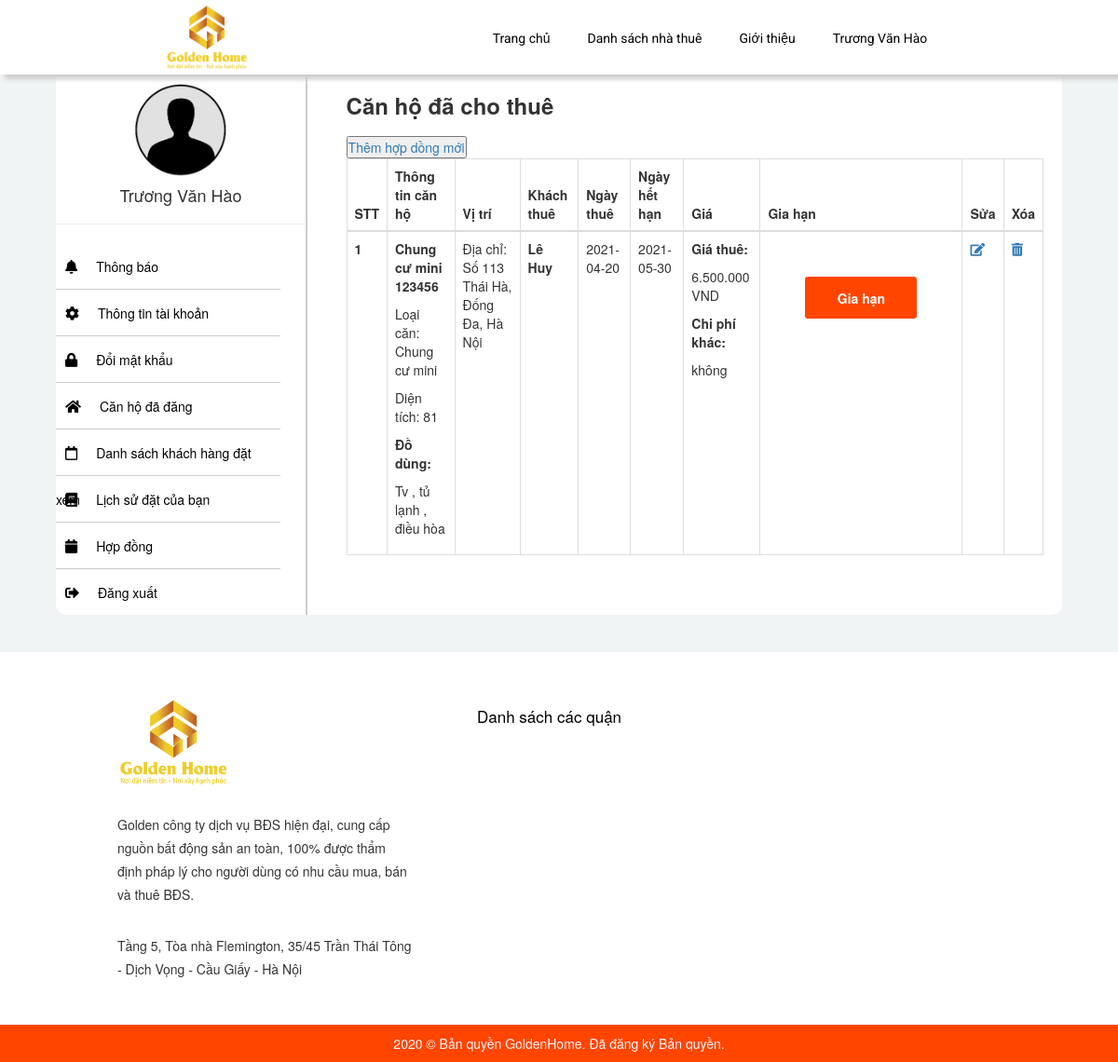
The page /site/index.php?act=hop-dong&ma_tk=12 (signed in) on the database its author committed.
### tables this page shows
CREATE TABLE `hop_dong`  (
  `id` int(11) NOT NULL AUTO_INCREMENT,
  `ma_tk` int(11) NULL DEFAULT NULL,
  `ma_can` int(11) NULL DEFAULT NULL,
  `ten_can_ho` varchar(150) NULL DEFAULT NULL,
  `do_dung` varchar(155) NULL DEFAULT NULL,
  `vi_tri` varchar(155) NULL DEFAULT NULL,
  `chu_nha` varchar(50) NULL DEFAULT NULL,
  `nguoi_thue` varchar(50) NULL DEFAULT NULL,
  `gia_thue` float NULL DEFAULT NULL,
  `dien_tich` float NULL DEFAULT NULL,
  `loai_can` varchar(50) NULL DEFAULT NULL COMMENT 'trong bảng loại căn',
  `chi_phi_khac` varchar(50) NULL DEFAULT NULL,
  `ngay_thue` date NULL DEFAULT NULL,
  `ngay_het_han` date NULL DEFAULT NULL,
  PRIMARY KEY (`id`) USING BTREE,
  INDEX `FK_hop_dong_khach_hang`(`ma_tk`) USING BTREE,
  INDEX `FK_hop_dong_can_ho_2`(`ten_can_ho`) USING BTREE,
  INDEX `FK_hop_dong_can_ho_3`(`vi_tri`) USING BTREE,
  INDEX `FK_hop_dong_khach_hang_2`(`nguoi_thue`) USING BTREE,
  INDEX `FK_hop_dong_can_ho_4`(`gia_thue`) USING BTREE,
  INDEX `FK_hop_dong_can_ho_5`(`dien_tich`) USING BTREE,
  INDEX `FK_hop_dong_loai_can`(`loai_can`) USING BTREE,
  INDEX `ma_can`(`ma_can`) USING BTREE,
  CONSTRAINT `FK_hop_dong_can_ho` FOREIGN KEY (`ma_can`) REFERENCES `can_ho` (`ma_can`) ON DELETE RESTRICT ON UPDATE RESTRICT,
  CONSTRAINT `FK_hop_dong_can_ho_2` FOREIGN KEY (`ten_can_ho`) REFERENCES `can_ho` (`ten_can_ho`) ON DELETE CASCADE ON UPDATE CASCADE,
  CONSTRAINT `FK_hop_dong_can_ho_3` FOREIGN KEY (`vi_tri`) REFERENCES `can_ho` (`dia_chi`) ON DELETE CASCADE ON UPDATE CASCADE,
  CONSTRAINT `FK_hop_dong_can_ho_4` FOREIGN KEY (`gia_thue`) REFERENCES `can_ho` (`gia_thue`) ON DELETE CASCADE ON UPDATE CASCADE,
  CONSTRAINT `FK_hop_dong_can_ho_5` FOREIGN KEY (`dien_tich`) REFERENCES `can_ho` (`dien_tich`) ON DELETE CASCADE ON UPDATE CASCADE,
  CONSTRAINT `FK_hop_dong_khach_hang` FOREIGN KEY (`ma_tk`) REFERENCES `khach_hang` (`ma_tk`) ON DELETE CASCADE ON UPDATE CASCADE,
  CONSTRAINT `FK_hop_dong_khach_hang_2` FOREIGN KEY (`nguoi_thue`) REFERENCES `khach_hang` (`ho_ten`) ON DELETE CASCADE ON UPDATE CASCADE,
  CONSTRAINT `FK_hop_dong_loai_can` FOREIGN KEY (`loai_can`) REFERENCES `loai_can` (`ten_can`) ON DELETE CASCADE ON UPDATE CASCADE
);

CREATE TABLE `loai_can`  (
  `ma_loai` int(12) NOT NULL AUTO_INCREMENT COMMENT 'mã căn hộ',
  `ten_can` varchar(50) NOT NULL COMMENT 'Tên căn hộ',
  PRIMARY KEY (`ma_loai`) USING BTREE,
  INDEX `ten_can`(`ten_can`) USING BTREE
);

### system/database.php (called while the page is built, shortened)
<?php
function getConnection()
{
    $opt = array(PDO::MYSQL_ATTR_INIT_COMMAND => "SET NAMES utf8", PDO::ATTR_ERRMODE => PDO::ERRMODE_EXCEPTION);
    $conn = new PDO('mysql:host=' . HOST_DB . ';dbname=' . NAME_DB, USER_DB, PASS_DB, $opt);
    return $conn;
}
function query($sql)
{
    $conn = getConnection();
    $result = $conn->query($sql);
    return $result;
}
function queryOne($sql)
{
    $conn = getConnection();
    $result = $conn->query($sql);
    $row = $result->fetch(PDO::FETCH_ASSOC);
    return $row;
}

### site/models/home.php (called while the page is built, shortened)
 <?php
require_once('../system/database.php');
 function hopdong($id){
     $sql=" SELECT * FROM hop_dong WHERE ma_tk='$id' ORDER BY id DESC ";
     return query($sql);
 }
function khachhang($id){
    $sql="SELECT * FROM khach_hang WHERE ma_tk='$id'";
    return queryOne($sql);
}
function maloaican($id)
{
    $sql="SELECT * FROM loai_can WHERE ma_loai='$id'";
    return queryOne($sql);
}
function macan($id)
{
    $sql="SELECT * FROM can_ho WHERE ma_can='$id'";
    return queryOne($sql);
}
?>

### site/index.php (called while the page is built, shortened)
<?php
$ctrl='home';
    $pathFile ="controllers/$ctrl.php";
if (file_exists($pathFile)==true)
    require_once $pathFile;
else echo "Controller $ctrl không tồn tại";
?>

### site/views/hopdong.php (the view, shortened to what this page needs)
<?php if ($kh['vai_tro'] == 1 || $kh['vai_tro'] == 2) { ?>
    <div class="ch-dd">
        <h3 style="font-weight: bold; margin-bottom: 20px; margin-top: 50px;">Căn hộ đã cho thuê</h3>
        <a href="?ctrl=home&act=themhopdong1"><button>Thêm hợp dồng mới</button></a>
        <table class="table table-bordered">
            <thead>
            <tr>
                <th scope="col">STT</th>
                <th scope="col">Thông tin căn hộ</th>
                <th scope="col">Vị trí</th>
                <th scope="col">Khách thuê</th>
                <th scope="col">Ngày thuê</th>
                <th scope="col">Ngày hết hạn </th>
                <th scope="col">Giá</th>
                <th scope="col">Gia hạn</th>
                <th scope="col">Sửa</th>
                <th scope="col">Xóa</th>
            </tr>
            </thead>
            <tbody>
            <?php foreach ($hd as $stt => $c) {
                $can_ho = macan($c['ma_can']);
                $maloai = maloaican($can_ho["ma_loai"]);
                $stt += 1;
                ?>
                <tr>
                    <th scope="row"><?= $stt ?></th>
                    <td>
                        <p style="font-weight: bold;"><?= $c["ten_can_ho"] ?></p>
                        <p>Loại căn: <?php echo $maloai["ten_can"] ?></p>
                        <p>Diện tích: <?= $c["dien_tich"] ?> </p>
                        <p><strong>Đồ dùng:</strong></p>
                        <p><?= $c["do_dung"] ?></p>
                    </td>
                    <td>
                        <p>Địa chỉ: <?= $c["vi_tri"] ?></p>
                    </td>
                    <td><p style="font-weight: bold;"><?= $c["nguoi_thue"] ?></p></td>
                    <td><p><?= $c["ngay_thue"] ?></p></td>
                    <td><p><?= $c["ngay_het_han"] ?></p></td>
                    <td>
                        <p><strong>Giá thuê:</strong></p>
                        <p> <?=number_format($c["gia_thue"],0,'','.') ?> VND</p>
                        <p><strong>Chi phí khác:</strong></p>
                        <p><?= $c["chi_phi_khac"] ?></p>
                    </td>
                    <td>
                        <div class="divmota3">
                            <input type="button" value="Gia hạn" class="giahan" data-toggle="modal" data-target="#datlich" data-dismiss="modal">
                        </div>
                    </td>
                    <td><a href="?act=edit_ch&ma_can=<?=$c['ma_can']?>"><i class="fas fa-edit"></i></a></td>
                    <td><a class="btn_delete_ch" href="?act=delete_ch&ma_can=<?= $c['ma_can'] ?>"><i class="fas fa-trash-alt"></i></a></td>
                </tr>
            <?php } ?>
            </tbody>
        </table>
    </div>
<?php } ?>

### site/views/css/index.css (style rules this page uses)
* { padding: 0; margin: 0; box-sizing: border-box; }
a { text-decoration: none; }
body { width: 100%; font-family: "Sf ui display", sans-serif; margin: 0 auto; }
a { outline: none; }
.divmota3 { margin: 20px 20px; padding: 20px; }
.divmota3 input { float: right; width: 120px; height: 45px; border-radius: 3px; border: 0; background-color: orangered; font-weight: bold; color: white; }

### rows shown on the page
hop_dong: ten_can_ho "Chung cư mini 123456", loai_can.ten_can "Chung cư mini", dien_tich "81", do_dung "Tv , tủ lạnh , điều hòa", vi_tri "Số 113 Thái Hà, Đống Đa, Hà Nội", nguoi_thue "Lê Huy", ngay_thue "2021-04-20", ngay_het_han "2021-05-30", gia_thue "6.500.000", chi_phi_khac "không"

### other values the page prints
$_SESSION['user'] "Trương Văn Hào"
$_SESSION["user"] "Trương Văn Hào"
